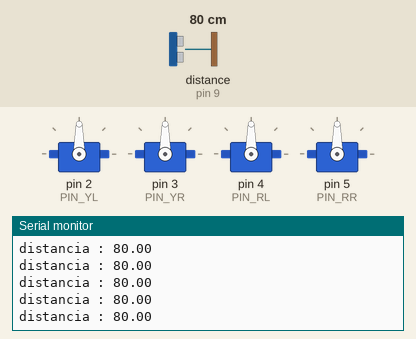
Recording of a sketch running on a simulated Arduino Uno, built with avr-gcc and run on an emulated ATmega328P. On the bench: 4 × servo, the last lines printed to the serial monitor. Inputs (shaded band) come from the test bench; at power-on: distance to the obstacle (sensor on pin 9) 80 cm.

Above: at 1.5 s.
1.6 s: distance to the obstacle (sensor on pin 9) set to 18 cm
At 1.91 s:
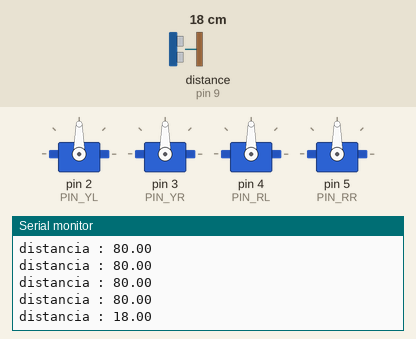
4.6 s: distance to the obstacle (sensor on pin 9) set to 250 cm
At 4.95 s:
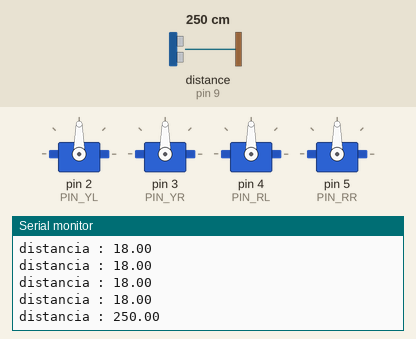
Timing chart, 0 to 7.6 s (numbered marks = the images above; inputs shaded):
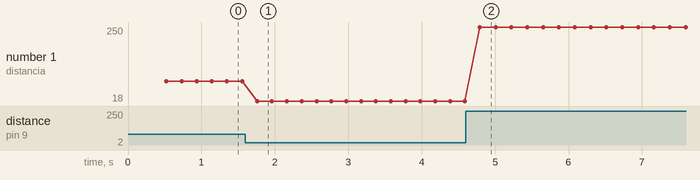

The sketch:

ServoHome_distance_test.ino
```cpp
//----------------------------------------------------------------
// Code to put all 4 servos in home position (90 degrees)
//-----------------------------------------------------------------
#include <Servo.h>
#include <EEPROM.h>
#include <Otto.h>
Otto Otto;  //This is Otto!

//---------------------------------------------------------
//-- First step: Configure the pins where the servos are attached
/*
         ---------------
        |     O   O     |
        |---------------|
YR 3==> |               | <== YL 2
         ---------------
            ||     ||
RR 5==>   -----   ------  <== RL 4
         |-----   ------|
*/
  #define PIN_YL 2 //servo[0]
  #define PIN_YR 3 //servo[1]
  #define PIN_RL 4 //servo[2]
  #define PIN_RR 5 //servo[3]

///////////////////////////////////////////////////////////////////
//-- Global Variables -------------------------------------------//

///////////////////////////////////////////////////////////////////
//-- Setup ------------------------------------------------------//
///////////////////////////////////////////////////////////////////
void setup(){
  //Set the servo pins
  Otto.init(PIN_YL,PIN_YR,PIN_RL,PIN_RR,true);
  Serial.begin(9800);
}

///////////////////////////////////////////////////////////////////
//-- Principal Loop ---------------------------------------------//
///////////////////////////////////////////////////////////////////
void loop() {
  Otto.home();
  Serial.print("distancia : ");
  Serial.println(Otto.getDistance());
  delay(200);
}
```

Measured:
- after the input at 1.6 s, the serial monitor: prints a new line after 0.16 s (image 1)
- after the input at 4.6 s, the serial monitor: prints a new line after 0.19 s (image 2)
- plotted number 1: 80 → 18 after the input at 1.6 s, 18 → 250 after the input at 4.6 s
